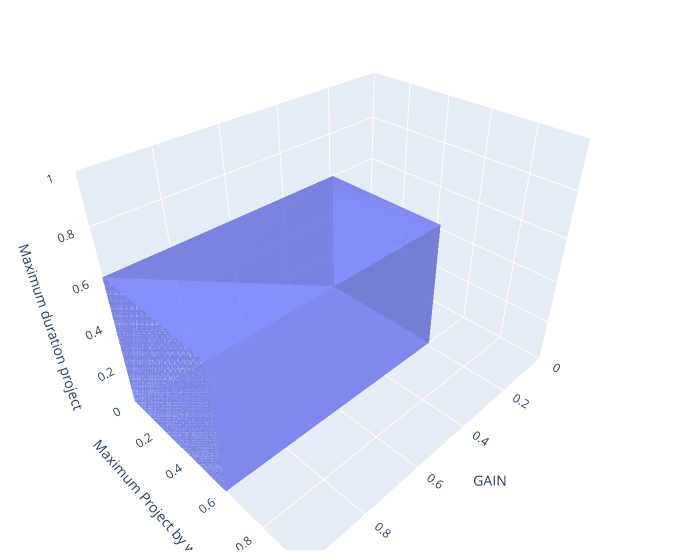

Notebook code for this chart:
### Code cell
import plotly.graph_objects as go
import numpy as np

fig = go.Figure(data=[
    go.Mesh3d(
        # 8 vertices of a cube
        x=[p1[0], p1[0], p2[0], p2[0], p1[0], p1[0], p2[0], p2[0]],
        y=[p1[1], p2[1], p2[1], p1[1], p1[1], p2[1], p2[1], p1[1]],
        z=[p1[2], p1[2], p1[2], p1[2], p2[2], p2[2], p2[2], p2[2]],

        # i, j and k give the vertices of triangles
        i = [7, 0, 0, 0, 4, 4, 6, 6, 4, 0, 3, 2],
        j = [3, 4, 1, 2, 5, 6, 5, 2, 0, 1, 6, 3],
        k = [0, 7, 2, 3, 6, 7, 1, 1, 5, 5, 7, 6],
        name='y',
        opacity=0.50
    )
])
fig.update_layout(
    scene = dict(
                xaxis = dict(nticks=10, range=[0,1],),
                yaxis = dict(nticks=10, range=[0,1],),
                zaxis = dict(nticks=10, range=[0,1],),
                xaxis_title='GAIN',
                yaxis_title='Maximum Project by worker',
                zaxis_title='Maximum duration project',
    ),
    width=700,
    margin=dict(r=20, l=10, b=10, t=10))
fig.show()

### Figure 1 — Plotly figure (JSON) as saved in the notebook; plotly's stock layout.template omitted (floating-point values rounded to 4 significant figures)
{"data": [{"i": [7, 0, 0, 0, 4, 4, 6, 6, 4, 0, 3, 2], "j": [3, 4, 1, 2, 5, 6, 5, 2, 0, 1, 6, 3], "k": [0, 7, 2, 3, 6, 7, 1, 1, 5, 5, 7, 6], "name": "y", "opacity": 0.5, "type": "mesh3d", "x": [1, 1, 0.1875, 0.1875, 1, 1, 0.1875, 0.1875], "y": [0.6, 0, 0, 0.6, 0.6, 0, 0, 0.6], "z": [0.6, 0.6, 0.6, 0.6, 0, 0, 0, 0]}], "layout": {"margin": {"b": 10, "l": 10, "r": 20, "t": 10}, "scene": {"xaxis": {"nticks": 10, "range": [0, 1], "title": {"text": "GAIN"}}, "yaxis": {"nticks": 10, "range": [0, 1], "title": {"text": "Maximum Project by worker"}}, "zaxis": {"nticks": 10, "range": [0, 1], "title": {"text": "Maximum duration project"}}}, "width": 700}}
